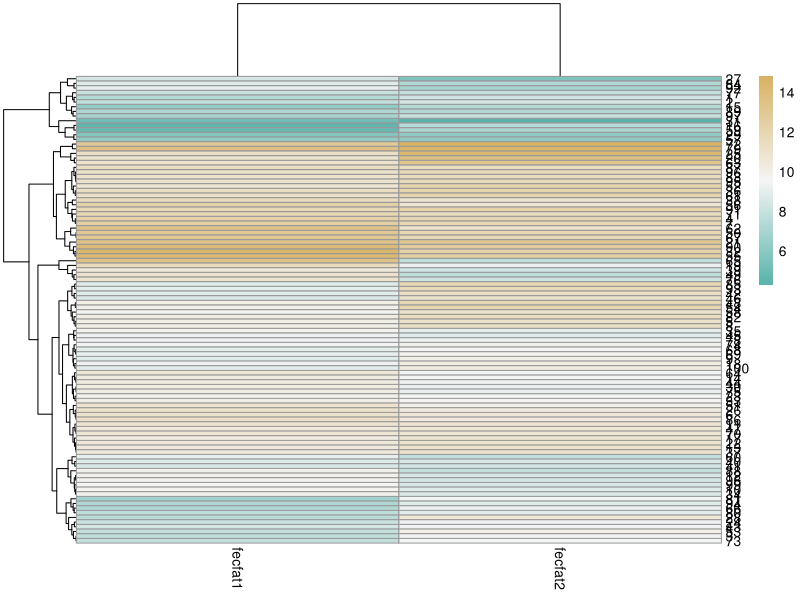
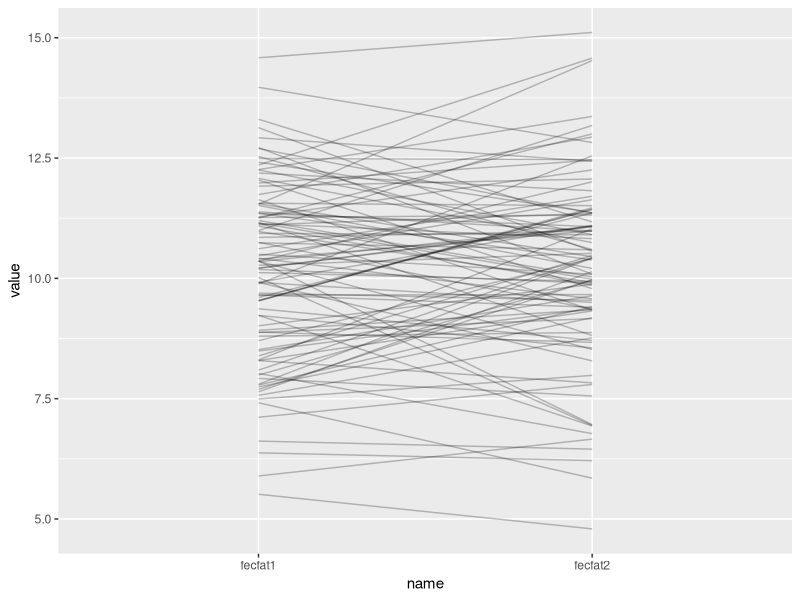
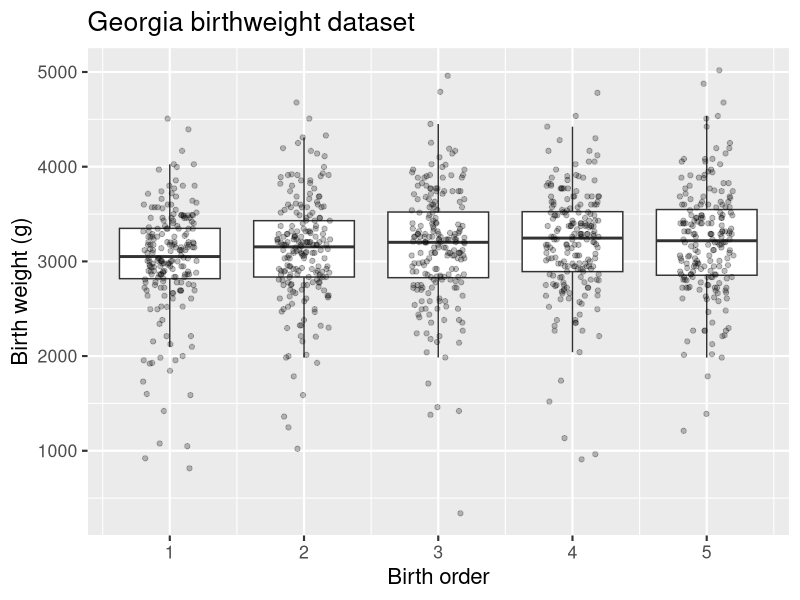
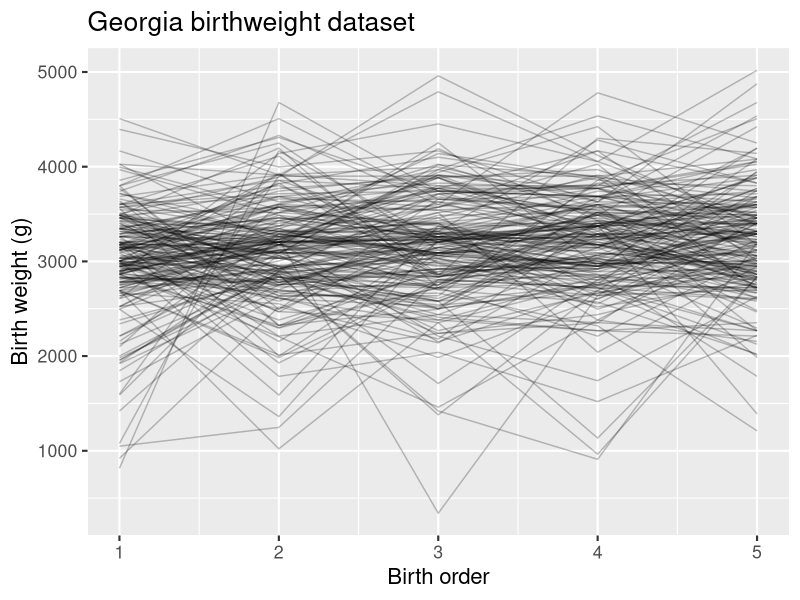
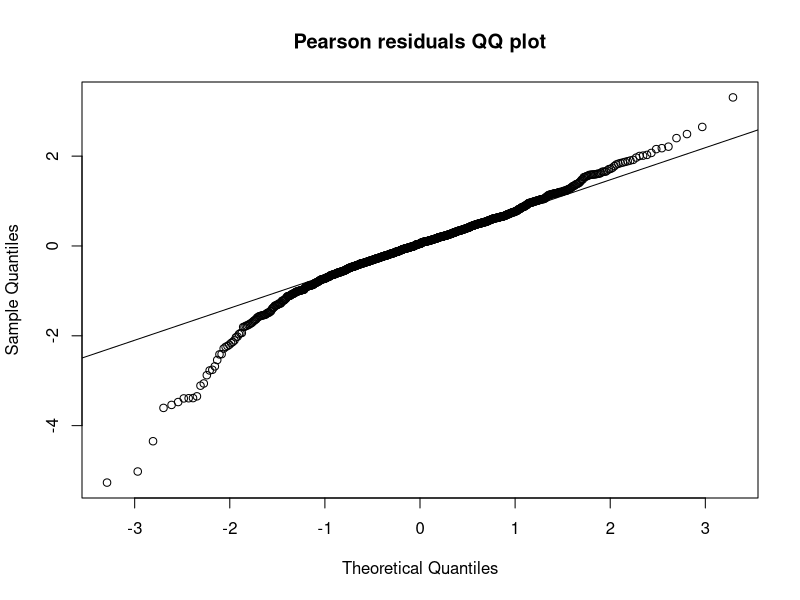
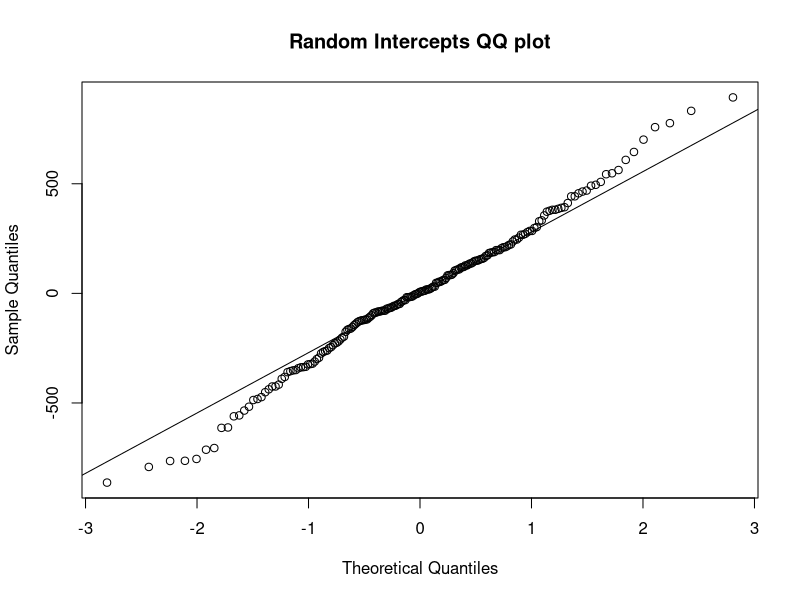

Write R code to recreate these figures, in order.
## ---- chunk 1
sigma_subj <- sqrt(3)
sigma_resid <- 1
n <- 100
## ---- chunk 2
library(tidyverse)
set.seed(1)
df <- tibble(subj_mean = rnorm(n, mean = 10, sd = sigma_subj)) %>%
  mutate(id = factor(1:n)) %>%
  mutate(fecfat1 = rnorm(n, mean = 0, sd = sigma_resid) + subj_mean) %>%
  mutate(fecfat2 = rnorm(n, mean = 0, sd = sigma_resid) + subj_mean)
## ---- chunk 3
simfun <- function(n = 100,
                   sigma_subj = sqrt(3),
                   sigma_resid = 1) {
  library(dplyr)
  df <- tibble(subj_mean = rnorm(n, mean = 10, sd = sigma_subj)) %>%
    mutate(id = factor(1:n)) %>%
    mutate(fecfat1 = rnorm(n, mean = 0, sd = sigma_resid) + subj_mean) %>%
    mutate(fecfat2 = rnorm(n, mean = 0, sd = sigma_resid) + subj_mean)
  return(df)
}
## ---- chunk 4
simfun(n=10, sigma_subj = sqrt(3))
## ---- chunk 5
library(pheatmap)
library(RColorBrewer)
mycol <- rev(colorRampPalette(colors = c('#d8b365','#f5f5f5','#5ab4ac'))(100))
pheatmap(select(simfun(sigma_subj = sqrt(3), sigma_resid = 1), fecfat1:fecfat2), color = mycol)
## ---- chunk 6
library(ggplot2)
set.seed(1)
library(tidyr)
simfun(sigma_subj = sqrt(3), sigma_resid = sqrt(1)) %>%
  pivot_longer(cols = starts_with("fecfat")) %>%
  ggplot(aes(x=name, y=value, group=id)) + geom_line(alpha = 0.25)
## ---- chunk 7
set.seed(1)
df_wide <- simfun(n = 10000, sigma_subj = sqrt(4), sigma_resid = sqrt(1))
df <-  pivot_longer(df_wide, cols = starts_with("fecfat"))
library(nlme)
fit <- lme(value ~ 1, data = df, random = ~1|id)
summary(fit)
intervals(fit)
## ---- chunk 8
1.972075^2 / (1.972075^2 + 1.00932^2)
ICClme <- function(fit){
  cors <- as.numeric(VarCorr(fit))
  cors[1] / (cors[1] + cors[2])
}
ICClme(fit)
## ---- chunk 9
select(df_wide, starts_with("fec")) %>% cor()
## ---- chunk 10
library(readr)
ga <- read_csv("gababies.csv") %>% 
  mutate(momage = na_if(momage, 99)) %>%
  mutate(agebin = cut(initage, breaks = c(0, 17, 100))) %>% 
  mutate(momid = factor(momid)) %>%
  mutate(lowbrth = recode_factor(lowbrth, `0` = "normal", `1` = "low"))
## ---- chunk 11
ggplot(ga, aes(x = birthord, y=bweight, group = birthord)) + 
  geom_boxplot(outlier.shape = NA) +
  geom_jitter(width=0.2, alpha = 0.25) +
  labs(title = "Georgia birthweight dataset") +
  xlab("Birth order") + ylab("Birth weight (g)") +
  theme_grey(base_size = 16)
## ---- chunk 12
ggplot(ga, aes(x=birthord, y = bweight, group = momid)) +
  geom_line(alpha = 0.25) +
  labs(title = "Georgia birthweight dataset") +
  xlab("Birth order") + ylab("Birth weight (g)") +
  theme_grey(base_size = 16)
## ---- chunk 13
library(nlme)
gafit1 <- lme(bweight ~ birthord, data = ga, random = ~1|momid)
intervals(gafit1)
## ---- chunk 14
qqnorm(residuals(gafit1, type = "pearson"), main = "Pearson residuals QQ plot")
qqline(residuals(gafit1, type = "pearson"))
qqnorm(ranef(gafit1)[, 1], main = "Random Intercepts QQ plot")
qqline(ranef(gafit1)[, 1])
## ---- chunk 15
gafit2 <- lme(bweight ~ birthord*agebin, data = ga, random = ~1|momid)
summary(gafit2)
## ---- chunk 16
gafit3 <- lme(bweight ~ birthord*initwght, data = ga, random = ~1|momid)
summary(gafit3)
## ---- chunk 17
library(gee)
gagee1 <- gee(bweight ~ birthord*agebin, data = ga, id = momid, corstr = "unstructured")
summary(gagee1)
## ---- chunk 18
library(gee)
gagee2 <- gee(bweight ~ birthord*initwght, data = ga, id = momid, corstr = "unstructured")
summary(gagee2)
